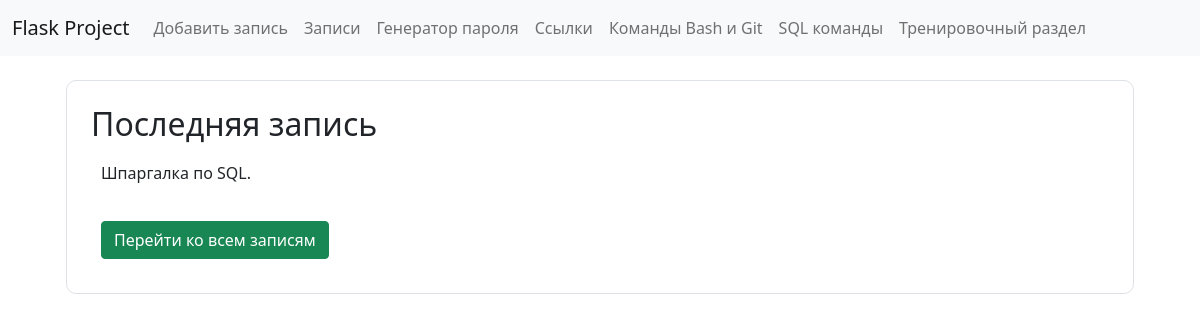
Before: / with the older database file.
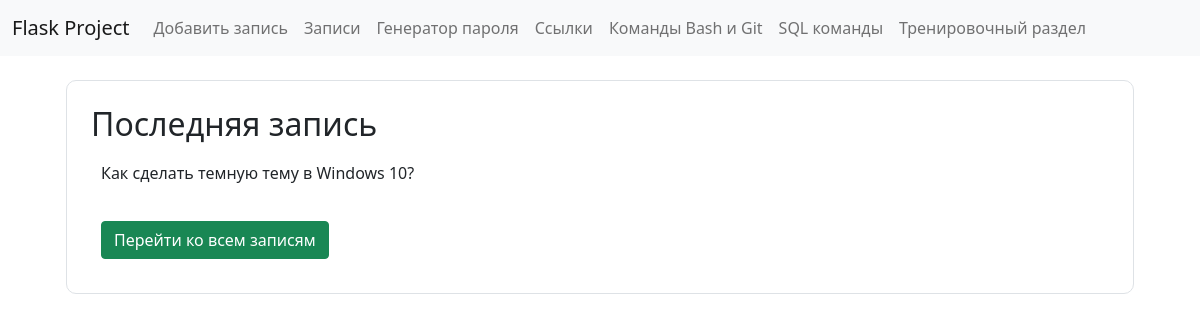
After: the same page with the newer database file.
### tables this page shows
CREATE TABLE "posts"
(
    id         INTEGER
        primary key autoincrement,
    title      TEXT not null,
    content    TEXT not null,
    image_post TEXT default 'no_image.png'
);

### app.py (the view)
@app.route("/")
def index():
    conn = get_db_connection()
    last_post = conn.execute("SELECT * FROM posts ORDER BY id DESC").fetchone()
    return render_template("index.html", last_post=last_post)

### app.py (called while the page is built)
def get_db_connection():
    conn = sqlite3.connect("database.db")
    conn.row_factory = sqlite3.Row
    return conn

### templates/index.html (shortened to what this page needs)
{% extends "base.html" %}
{% block content %}
{% include 'index_content.html' %}
{% endblock %}

### templates/index_content.html
<div class="bd-example">
   <h2>Последняя запись</h2>
   <p>{{ last_post.title }}</p>
   <a class="btn btn-success" href="{{ url_for('posts') }}" type="button">Перейти ко всем записям</a>
</div>

Changed rows visible on the page:
no longer on this page (row unchanged): posts: title "Шпаргалка по SQL."
added posts: title "Как сделать темную тему в Windows 10?"
